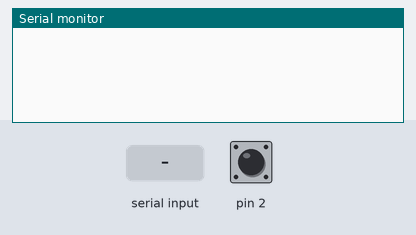
The sketch below on a simulated Arduino Nano, built with avr-gcc and run on an emulated ATmega328P. Parts: the last lines printed to the serial monitor. The test bench sets the inputs (shaded band); at power-on: pin 2 HIGH.

Above: at 1.2 s.
1.3 s: "1" received over Serial
At 2.2 s:
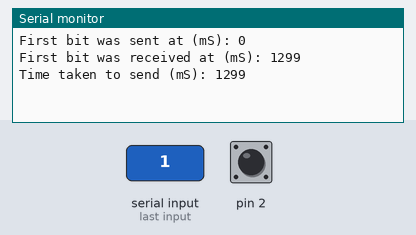
2.8 s: "0" received over Serial
At 3.3 s:
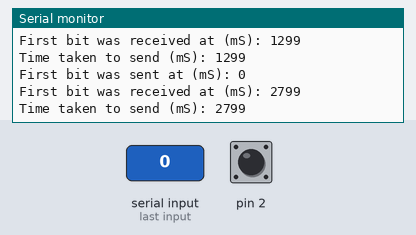

The sketch:

measurePropagationDelay.ino
```cpp
// This program tests propagation delay between computer and receiving arduino,
// through the two radio trasnceiver modules. It connects a hardware interrupt on
// the receiving arduino to the tx pin of the USB - Serial converter connecting
// the computer and the radio transmiiter, and measures the time between transmission
// and receipt. Both must have common ground to work, and the interrupt pin must have
// a pull down resistor. To run this test open a serial port terminl (I used termite)
// and send any data through the radio. You should receive a reply with the delay.

// Results: 31mS +- 1mS. Rising or Falling edge interrupt made no difference.

// Written by Niall Beggan 27/4/2020
// Last updated: 2/5/2020 - Added comments

void setup() {
  Serial.begin(57600); // Begin radio transceiver serial communication
  attachInterrupt(digitalPinToInterrupt(2),interruptFunction,FALLING); // PPS hardware interrupt setup. This can only be on pins 2 & 3 on nano
}

unsigned long timeFirstBitWasReceived = 0;
unsigned long timeFirstBitWasSent = 0;
int measureFirstInterruptOnly = 0;

void loop() {
    if(Serial.available()>0) {
      timeFirstBitWasReceived = millis();
      while(Serial.available()) {
        Serial.read();
        delay(10);
      }

      Serial.print("First bit was sent at (mS): ");
      Serial.println(timeFirstBitWasSent);
      Serial.print("First bit was received at (mS): ");
      Serial.println(timeFirstBitWasReceived);
      Serial.print("Time taken to send (mS): ");
      Serial.println(timeFirstBitWasReceived - timeFirstBitWasSent);
      measureFirstInterruptOnly = 0;
    }
}

void interruptFunction() {
  if(measureFirstInterruptOnly == 0) {
    timeFirstBitWasSent = millis();  // Update current start of second time for the current second
    measureFirstInterruptOnly = 1;
  }
}
```

Measured:
- after the input at 1.3 s, the serial monitor: prints a new line at once (image 1)
- after the input at 2.8 s, the serial monitor: prints a new line at once (image 2)
